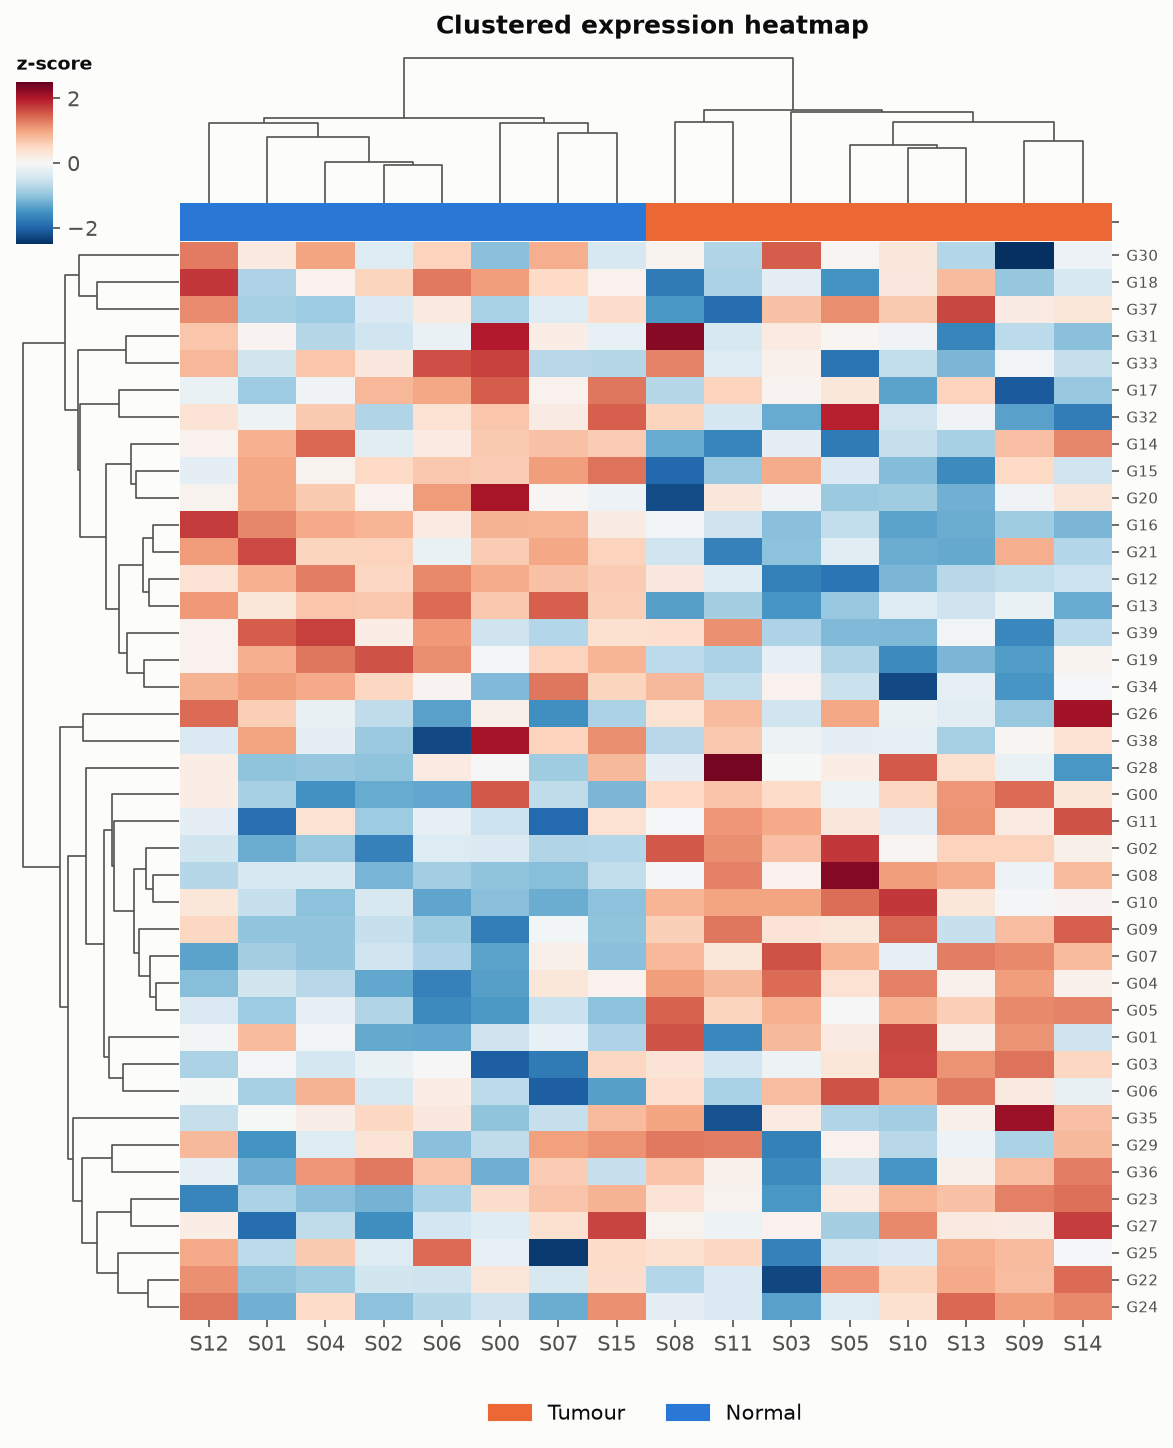

Generate this figure with Python:
"""
Clustered Heatmap (with dendrograms)  -  family: Scientific

DESIGN PURPOSE
A matrix heatmap whose rows and columns are reordered by hierarchical
clustering, with dendrograms on the margins. Blocks of similar features and
similar samples emerge without any prior grouping.

WHEN TO USE
  - Show gene expression signatures across samples
  - Group customers, products or sensors by similarity profiles
  - Show a correlation matrix where variable order should reveal clusters

AVOID WHEN
  - There are more than about 200 rows (summarise first or filter to the top-
    variance features)
  - Rows must keep a meaningful fixed order (time, rank)

ALTERNATIVES
  - Plain heatmap
  - PCA / UMAP scatter
  - Parallel coordinates

EXAMPLE
Synthetic expression of 40 genes in 16 samples (8 tumour, 8 normal) containing
two co-regulated modules.

Run:  python clustered_heatmap.py
      python clustered_heatmap.py --real-data   (real dataset: sklearn.datasets.load_breast_cancer() — 40 sampled tumours (20 malignant, 20 benign), 10 nucleus features, bundled with scikit-learn)
"""
import sys
from pathlib import Path

import numpy as np
import pandas as pd
import matplotlib.pyplot as plt

# Library style: categorical colors in fixed order, recessive axes, hairline grid.
PALETTE = ["#2a78d6", "#eb6834", "#1baf7a", "#eda100",
           "#e87ba4", "#008300", "#6250d6", "#e34948"]
SEQ_CMAP = "Blues"      # sequential: one hue, light -> dark
DIV_CMAP = "RdBu_r"     # diverging: two opposite hues, neutral midpoint
GRAY = "#b8b7b1"        # de-emphasised marks
plt.rcParams.update({
    "figure.figsize": (8, 4.8), "figure.dpi": 110, "figure.facecolor": "#fcfcfb",
    "axes.facecolor": "#fcfcfb", "axes.edgecolor": "#c9c8c3", "axes.linewidth": 0.8,
    "axes.spines.top": False, "axes.spines.right": False,
    "axes.grid": True, "grid.color": "#e6e5e1", "grid.linewidth": 0.6, "axes.axisbelow": True,
    "axes.prop_cycle": plt.cycler(color=PALETTE),
    "axes.titlesize": 13, "axes.titleweight": "bold", "axes.titlelocation": "left",
    "axes.labelcolor": "#52514e", "xtick.color": "#52514e", "ytick.color": "#52514e",
    "text.color": "#0b0b0b", "font.size": 10, "lines.linewidth": 2,
    "legend.frameon": False,
})

import seaborn as sns
from matplotlib.patches import Patch

# --- Example data ------------------------------------------------------------
rng = np.random.default_rng(3)
group = np.array(["Tumour"] * 8 + ["Normal"] * 8)
rng.shuffle(group)
expr = rng.normal(0, 1, (40, 16))
is_t = group == "Tumour"
expr[:12, is_t] += 2.2      # module up in tumour
expr[12:22, is_t] -= 1.8    # module down in tumour
expr[22:30] += np.linspace(-1, 1, 16)  # gradient module
genes = [f"G{i:02d}" for i in range(40)]
df = pd.DataFrame(expr + 8, index=genes, columns=[f"S{i:02d}" for i in range(16)])
group_palette = {"Tumour": PALETTE[1], "Normal": PALETTE[0]}
title = "Clustered expression heatmap"
df.iloc[:5, :6]

REAL_DATA = "--real-data" in sys.argv
if REAL_DATA:  # sklearn.datasets.load_breast_cancer() — 40 sampled tumours (20 malignant, 20 benign), 10 nucleus features, bundled with scikit-learn
    from sklearn.datasets import load_breast_cancer
    bc = load_breast_cancer(as_frame=True)
    rng = np.random.default_rng(3)
    target = bc.target.values
    idx = np.r_[rng.choice(np.where(target == 0)[0], 20, replace=False),
                rng.choice(np.where(target == 1)[0], 20, replace=False)]
    rng.shuffle(idx)
    feats = [c for c in bc.feature_names if c.startswith("mean ")]      # 10 nucleus features
    df = bc.data.loc[idx, feats].T
    df.columns = [f"P{i:02d}" for i in range(len(idx))]
    group = np.where(target[idx] == 0, "Malignant", "Benign")
    group_palette = {"Malignant": PALETTE[1], "Benign": PALETTE[0]}
    title = "Breast tumours clustered by nucleus features"
    df.iloc[:5, :6]

# --- Plot --------------------------------------------------------------------
group_colors = pd.Series(group, index=df.columns).map(group_palette)
g = sns.clustermap(df, z_score=0, cmap=DIV_CMAP, center=0, vmin=-2.5, vmax=2.5, method="average",
                   metric="correlation", col_colors=group_colors, figsize=(8, 9),
                   dendrogram_ratio=(0.15, 0.12), cbar_pos=(0.02, 0.84, 0.03, 0.12),
                   yticklabels=True, tree_kws=dict(linewidths=0.8, colors="#52514e"))
g.ax_heatmap.tick_params(axis="y", labelsize=7)
g.ax_cbar.set_title("z-score", fontsize=9)
g.ax_heatmap.legend(handles=[Patch(color=c, label=k) for k, c in group_palette.items()],
                    loc="upper center", bbox_to_anchor=(0.5, -0.06), ncol=2)
g.figure.suptitle(title, x=0.55, y=1.01, fontweight="bold")
fig = g.figure

# --- Save / show -------------------------------------------------------------
out = Path(__file__).with_name(Path(__file__).stem + ("_real" if REAL_DATA else "") + ".png")
fig.savefig(out, dpi=150, bbox_inches="tight")
print(f"saved {out}")
if "--no-show" not in sys.argv:
    plt.show()
